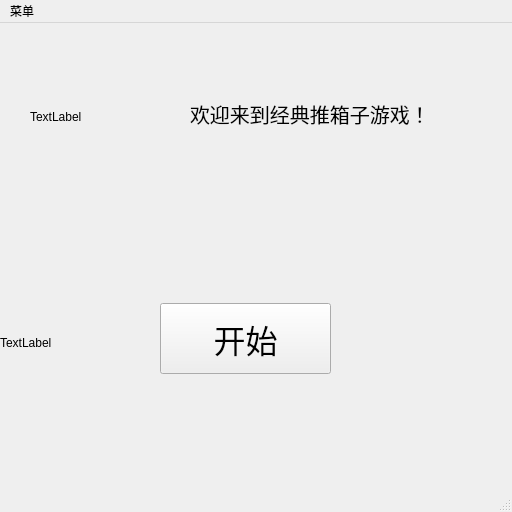
<?xml version="1.0" encoding="UTF-8"?>
<ui version="4.0">
 <class>Start</class>
 <widget class="QMainWindow" name="Start">
  <property name="geometry">
   <rect>
    <x>0</x>
    <y>0</y>
    <width>512</width>
    <height>512</height>
   </rect>
  </property>
  <property name="windowTitle">
   <string>Start</string>
  </property>
  <property name="windowIcon">
   <iconset resource="res.qrc">
    <normaloff>:/image/smallp.png</normaloff>:/image/smallp.png</iconset>
  </property>
  <widget class="QWidget" name="centralwidget">
   <widget class="QLabel" name="hello">
    <property name="geometry">
     <rect>
      <x>190</x>
      <y>50</y>
      <width>311</width>
      <height>81</height>
     </rect>
    </property>
    <property name="font">
     <font>
      <pointsize>15</pointsize>
     </font>
    </property>
    <property name="text">
     <string>欢迎来到经典推箱子游戏！</string>
    </property>
   </widget>
   <widget class="QPushButton" name="btnstart">
    <property name="geometry">
     <rect>
      <x>160</x>
      <y>280</y>
      <width>171</width>
      <height>71</height>
     </rect>
    </property>
    <property name="font">
     <font>
      <pointsize>24</pointsize>
     </font>
    </property>
    <property name="text">
     <string>开始</string>
    </property>
   </widget>
   <widget class="QLabel" name="startback">
    <property name="geometry">
     <rect>
      <x>0</x>
      <y>160</y>
      <width>512</width>
      <height>320</height>
     </rect>
    </property>
    <property name="text">
     <string>TextLabel</string>
    </property>
   </widget>
   <widget class="QLabel" name="startsmallp">
    <property name="geometry">
     <rect>
      <x>30</x>
      <y>30</y>
      <width>128</width>
      <height>128</height>
     </rect>
    </property>
    <property name="text">
     <string>TextLabel</string>
    </property>
   </widget>
   <zorder>startback</zorder>
   <zorder>hello</zorder>
   <zorder>btnstart</zorder>
   <zorder>startsmallp</zorder>
  </widget>
  <widget class="QMenuBar" name="menubar">
   <property name="geometry">
    <rect>
     <x>0</x>
     <y>0</y>
     <width>512</width>
     <height>26</height>
    </rect>
   </property>
   <widget class="QMenu" name="menu">
    <property name="title">
     <string>菜单</string>
    </property>
    <addaction name="start"/>
    <addaction name="settings"/>
    <addaction name="help"/>
   </widget>
   <addaction name="menu"/>
  </widget>
  <widget class="QStatusBar" name="statusbar"/>
  <action name="start">
   <property name="icon">
    <iconset resource="res.qrc">
     <normaloff>:/image/smallp.png</normaloff>:/image/smallp.png</iconset>
   </property>
   <property name="text">
    <string>开始(R)</string>
   </property>
   <property name="shortcut">
    <string>Ctrl+R</string>
   </property>
  </action>
  <action name="settings">
   <property name="icon">
    <iconset resource="res.qrc">
     <normaloff>:/image/settings.png</normaloff>:/image/settings.png</iconset>
   </property>
   <property name="text">
    <string>设置(S)</string>
   </property>
   <property name="shortcut">
    <string>Ctrl+S</string>
   </property>
  </action>
  <action name="help">
   <property name="icon">
    <iconset resource="res.qrc">
     <normaloff>:/image/help.png</normaloff>:/image/help.png</iconset>
   </property>
   <property name="text">
    <string>帮助(H)</string>
   </property>
   <property name="shortcut">
    <string>Ctrl+H</string>
   </property>
  </action>
 </widget>
 <resources>
  <include location="res.qrc"/>
 </resources>
 <connections/>
</ui>
